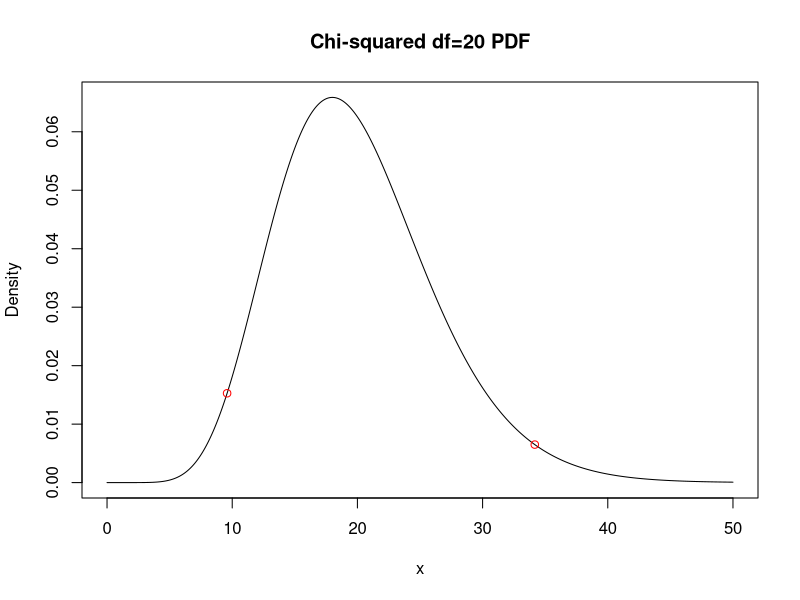
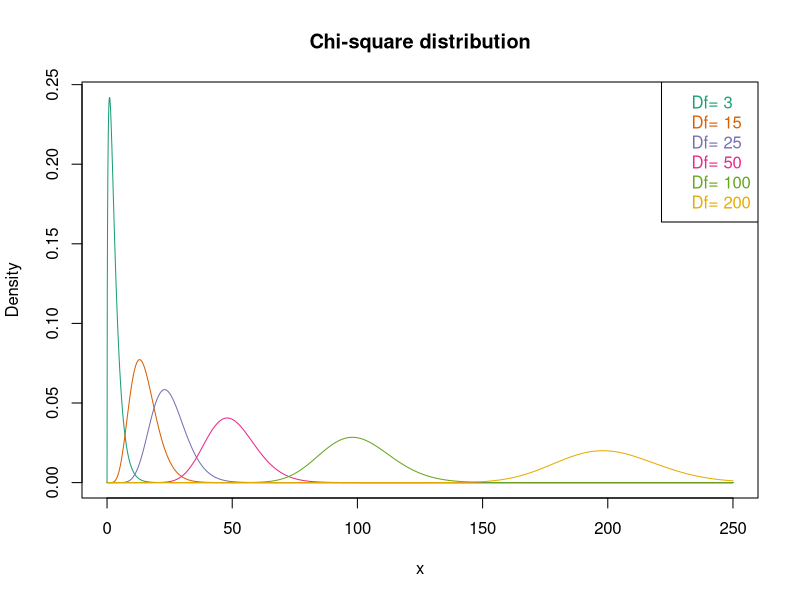
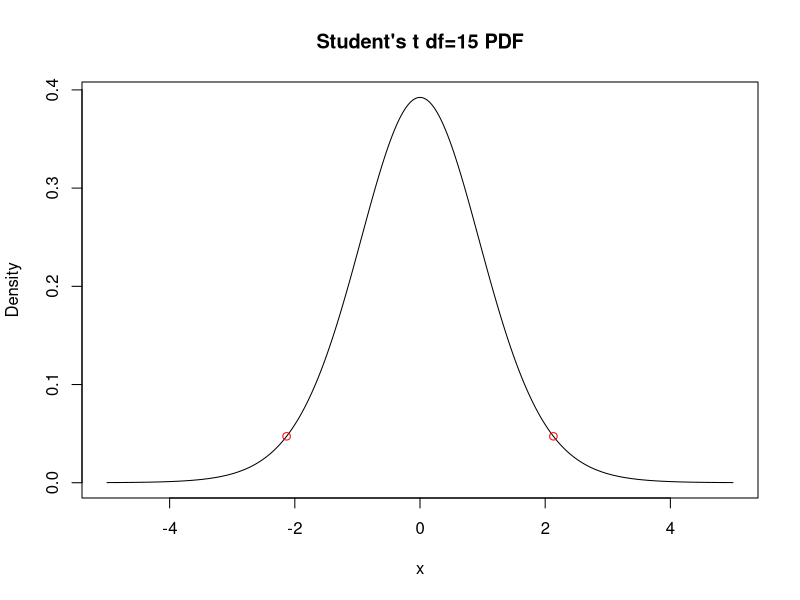
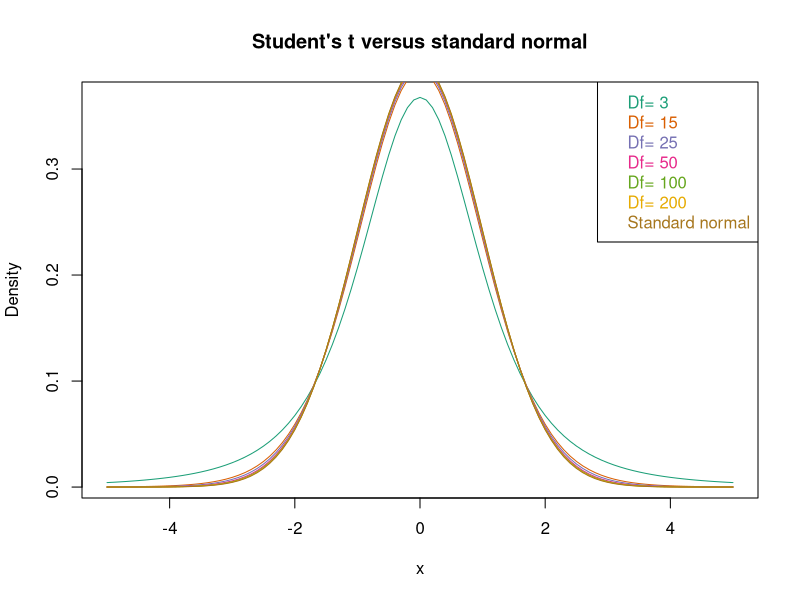

These figures' R source, in order:
## ---- chunk 1
chi_left_crit <- qchisq(p=0.025, df=20)
chi_right_crit <- qchisq(p=0.975, df=20)
f <- dchisq(seq(0,50, by=0.01), df=20)
plot(seq(0,50,by=0.01), f, type = "l", main = "Chi-squared df=20 PDF", xlab = "x", ylab = "Density")
points(chi_left_crit, dchisq(chi_left_crit, df=20), col="red")
points(chi_right_crit, dchisq(chi_right_crit, df=20), col="red")
## ---- chunk 2
require("RColorBrewer")
## ---- chunk 3
n = c(3, 15, 25, 50, 100, 200)
cols<-brewer.pal(n=6,name="Dark2")
x = seq(0, 250, by=0.1)
plot(x, dchisq(x, df=n[1]), type = "l", main ="Chi-square distribution", xlab = "x", ylab = "Density", col=cols[1])
for (i in 2:6) {lines(x, dchisq(x, df=n[i]), col=cols[i])}
legend(x="topright", legend=paste("Df=", as.character(n)), text.col=cols)
## ---- chunk 4
t_left_crit <- qt(p=0.025, df=15)
t_right_crit <- qt(p=0.975, df=15)
f <- dt(seq(-5,5, by=0.01), df=15)
plot(seq(-5,5,by=0.01), f, type = "l", main = "Student's t df=15 PDF", xlab = "x", ylab = "Density")
points(t_left_crit, dt(t_left_crit, df=15), col="red")
points(t_right_crit, dt(t_right_crit, df=15), col="red")
## ---- chunk 5
n = c(3, 15, 25, 50, 100, 200)
cols<-brewer.pal(n=7,name="Dark2")
x = seq(-5, 5, by=0.1)
plot(x, dt(x, df=n[1]), type = "l", main = "Student's t versus standard normal", xlab = "x", ylab = "Density", col=cols[1])
for (i in 2:6) {lines(x, dt(x, df=n[i]), col=cols[i])}
lines(x, dnorm(x), col=cols[7])
legend(x="topright", legend=c(paste("Df=", as.character(n)), "Standard normal"), text.col=cols)
